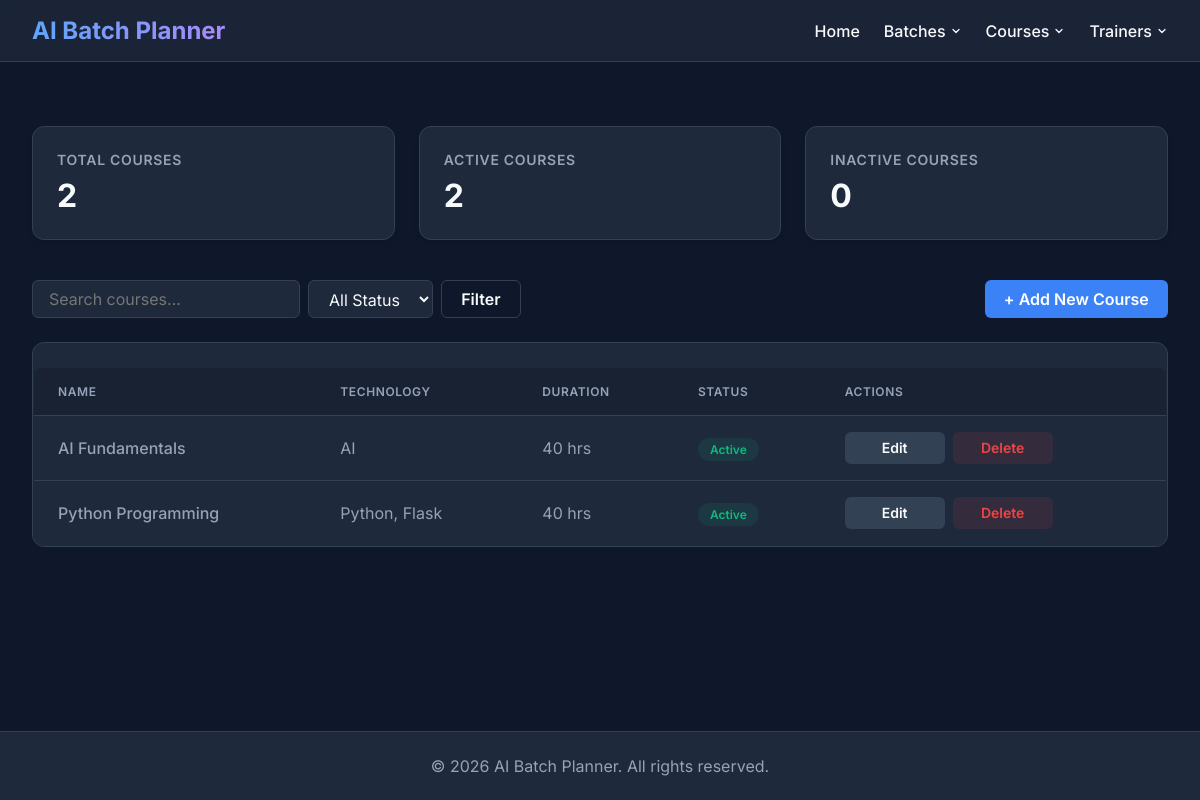
The app's page /courses/, older data.
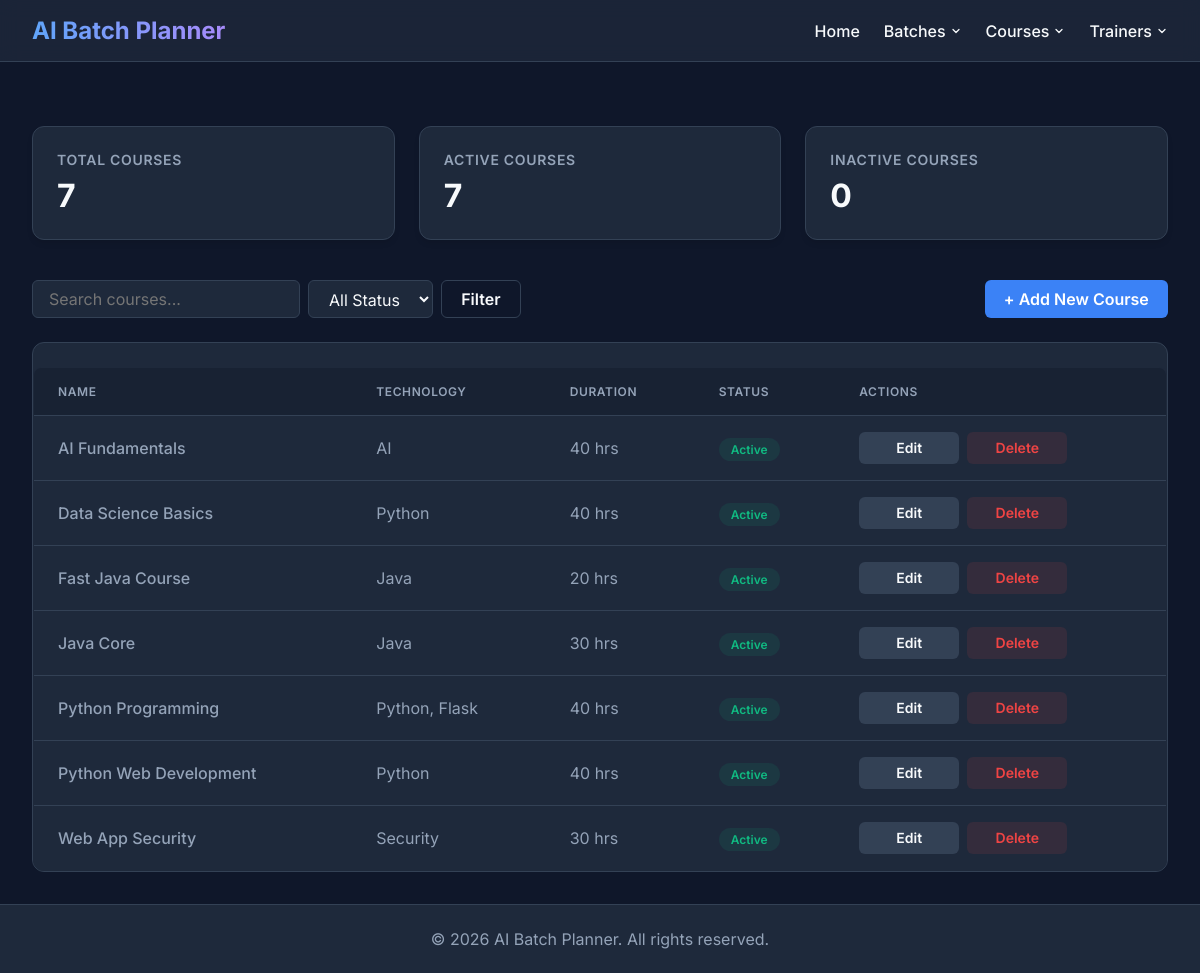
The same page, newer data.
### tables this page shows
CREATE TABLE Course (
    id INTEGER PRIMARY KEY AUTOINCREMENT,

    course_name TEXT NOT NULL UNIQUE,

    technology_stack TEXT NOT NULL,

    duration_hours INTEGER NOT NULL
        CHECK(duration_hours > 0),

    description TEXT,

    status TEXT NOT NULL DEFAULT 'Active'
        CHECK(status IN ('Active', 'Inactive')),

    created_at DATETIME NOT NULL DEFAULT CURRENT_TIMESTAMP,

    updated_at DATETIME NOT NULL DEFAULT CURRENT_TIMESTAMP,

    created_by TEXT,

    updated_by TEXT
);

### routes/course_routes.py (the view)
@course_bp.route('/')
def list_courses():
    keyword = request.args.get('keyword', '').strip()
    status = request.args.get('status', '').strip()
    if keyword or status:
        courses = course_service.filter_courses(status=status, keyword=keyword)
    else:
        courses = course_service.get_all_courses()
    stats = course_service.get_statistics()
    return render_template('courses.html', courses=courses, stats=stats)

### models/course.py (called while the page is built)
    def get_connection(self):
        conn = sqlite3.connect(DB_PATH)
        conn.row_factory = sqlite3.Row
        return conn

    def get_all_courses(self):
        conn = self.get_connection()
        rows = conn.execute("SELECT * FROM Course ORDER BY course_name ASC").fetchall()
        conn.close()
        return [dict(r) for r in rows]

    def get_statistics(self):
        conn=self.get_connection()
        cur=conn.cursor()
        stats={
            "total_courses":cur.execute("SELECT COUNT(*) FROM Course").fetchone()[0],
            "active_courses":cur.execute("SELECT COUNT(*) FROM Course WHERE status='Active'").fetchone()[0],
            "inactive_courses":cur.execute("SELECT COUNT(*) FROM Course WHERE status='Inactive'").fetchone()[0],
            "average_duration":cur.execute("SELECT AVG(duration_hours) FROM Course").fetchone()[0]
        }
        conn.close()
        return stats

### services/course_service.py (called while the page is built)
    def get_all_courses(self):
        return self.course_model.get_all_courses()

    def get_statistics(self):
        return self.course_model.get_statistics()

### templates/courses.html (shortened to what this page needs)
{% extends 'base.html' %}
{% block content %}
<div class="stats-grid">
    <div class="stat-card">
        <div class="stat-title">Total Courses</div>
        <div class="stat-value">{{ stats.total_courses }}</div>
    </div>
    <div class="stat-card">
        <div class="stat-title">Active Courses</div>
        <div class="stat-value">{{ stats.active_courses }}</div>
    </div>
    <div class="stat-card">
        <div class="stat-title">Inactive Courses</div>
        <div class="stat-value">{{ stats.inactive_courses }}</div>
    </div>
</div>
<div class="toolbar">
    <form class="search-form" action="{{ url_for('course_bp.list_courses') }}" method="GET">
        <input type="text" name="keyword" class="input-control" placeholder="Search courses..."
            value="{{ request.args.get('keyword', '') }}">
        <select name="status" class="input-control">
            <option value="">All Status</option>
        </select>
        <button type="submit" class="btn btn-outline">Filter</button>
    </form>
    <a href="{{ url_for('course_bp.create_course') }}" class="btn btn-primary">+ Add New Course</a>
</div>
<div class="table-container">
    <table class="data-table" id="coursesTable">
        <thead>
            <tr>
                <th>Name</th>
                <th>Technology</th>
                <th>Duration</th>
                <th>Status</th>
                <th>Actions</th>
            </tr>
        </thead>
        <tbody>
            {% for course in courses %}
            <tr class="course-row" data-status="{{ course.status }}">
                <td style="font-weight: 500; white-space: nowrap;">{{ course.course_name }}</td>
                <td>{{ course.technology_stack }}</td>
                <td>{{ course.duration_hours }} hrs</td>
                <td>
                    <span
                        class="status-badge {% if course.status == 'Active' %}status-active{% else %}status-inactive{% endif %}">
                        {{ course.status }}
                    </span>
                </td>
                <td>
                    <div class="actions-group">
                        <a href="{{ url_for('course_bp.edit_course', course_id=course.id) }}"
                            class="btn btn-secondary">Edit</a>
                        <form action="{{ url_for('course_bp.delete_course', course_id=course.id) }}" method="POST"
                            class="delete-form">
                            <button type="submit" class="btn btn-danger">Delete</button>
                        </form>
                    </div>
                </td>
            </tr>
            {% else %}
            <tr>
                <td colspan="5" style="text-align: center; color: var(--text-muted); padding: 3rem;">
                    No courses found. Try adjusting your search filters.
                </td>
            </tr>
            {% endfor %}
        </tbody>
    </table>
</div>
{% endblock %}

### templates/base.html (shortened to what this page needs)
<!DOCTYPE html>
<html lang="en">
<head>
</head>
<body>
    <nav class="navbar">
        <a href="/" class="navbar-brand">AI Batch Planner</a>
        <div class="navbar-nav">
            <a href="/">Home</a>
            <div class="dropdown">
                <button class="dropdown-btn">
                    Batches
                    <svg width="12" height="12" viewBox="0 0 24 24" fill="none" stroke="currentColor" stroke-width="2.5"
                        stroke-linecap="round" stroke-linejoin="round">
                        <path d="m6 9 6 6 6-6" />
                    </svg>
                </button>
            </div>
            <div class="dropdown">
                <button class="dropdown-btn">
                    Courses
                    <svg width="12" height="12" viewBox="0 0 24 24" fill="none" stroke="currentColor" stroke-width="2.5"
                        stroke-linecap="round" stroke-linejoin="round">
                        <path d="m6 9 6 6 6-6" />
                    </svg>
                </button>
            </div>
            <div class="dropdown">
                <button class="dropdown-btn">
                    Trainers
                    <svg width="12" height="12" viewBox="0 0 24 24" fill="none" stroke="currentColor" stroke-width="2.5"
                        stroke-linecap="round" stroke-linejoin="round">
                        <path d="m6 9 6 6 6-6" />
                    </svg>
                </button>
            </div>
        </div>
    </nav>
    <main class="container">
        {% block content %}{% endblock %}
    </main>
    <footer class="footer">
        &copy; 2026 AI Batch Planner. All rights reserved.
    </footer>
</body>
</html>

### templates/base.html (style rules this page uses)
:root { --bg-color: #0f172a; --surface-color: #1e293b; --surface-hover: #334155; --primary: #3b82f6; --primary-hover: #2563eb; --text-main: #f8fafc; --text-muted: #94a3b8; --danger: #ef4444; --success: #10b981; --border: #334155; }
body { margin: 0; font-family: 'Inter', sans-serif; background-color: var(--bg-color); color: var(--text-main); display: flex; flex-direction: column; min-height: 100vh; }
.navbar { background: rgba(30, 41, 59, 0.8); backdrop-filter: blur(10px); padding: 1rem 2rem; border-bottom: 1px solid var(--border); display: flex; justify-content: space-between; align-items: center; }
.navbar-brand { font-size: 1.5rem; font-weight: 700; color: #fff; text-decoration: none; background: linear-gradient(90deg, #60a5fa, #a78bfa); -webkit-background-clip: text; -webkit-text-fill-color: transparent; }
.navbar-nav { display: flex; align-items: center; }
.navbar-nav a, .navbar-nav .dropdown { margin-left: 1.5rem; }
.navbar-nav a { color: var(--text-main); text-decoration: none; font-weight: 500; transition: color 0.2s; line-height: 1; display: inline-flex; align-items: center; }
.dropdown { position: relative; display: flex; align-items: center; }
.dropdown-btn { color: var(--text-main); text-decoration: none; font-weight: 500; transition: color 0.2s; cursor: pointer; background: none; border: none; padding: 0; font-family: inherit; font-size: inherit; display: inline-flex; align-items: center; gap: 4px; margin: 0; line-height: 1; -webkit-appearance: none; appearance: none; }
.container { flex: 1; padding: 2rem; max-width: 1200px; margin: 0 auto; width: 100%; box-sizing: border-box; }
form { display: flex; flex-direction: column; gap: 12px; max-width: 500px; }
input, select, textarea { padding: 10px 14px; background-color: var(--surface-color); border: 1px solid var(--border); border-radius: 8px; color: var(--text-main); font-size: 1rem; transition: border-color 0.2s; }
button { padding: 10px 15px; background-color: var(--primary); color: white; border: none; border-radius: 8px; cursor: pointer; font-size: 1rem; font-weight: 600; transition: background-color 0.2s; margin-top: 10px; }
.btn { display: inline-flex !important; align-items: center !important; justify-content: center !important; box-sizing: border-box !important; vertical-align: middle !important; margin: 0 !important; }
.search-form { display: flex !important; align-items: center !important; gap: 0.5rem !important; }
.search-form .input-control, .search-form select, .search-form input, .search-form button, .search-form .btn { margin: 0 !important; box-sizing: border-box !important; vertical-align: middle !important; }
table { width: 100%; border-collapse: collapse; margin-top: 1.5rem; background-color: var(--surface-color); border-radius: 8px; overflow: hidden; border: 1px solid var(--border); }
th, td { text-align: left; padding: 14px; border-bottom: 1px solid var(--border); }
th { background-color: rgba(30, 41, 59, 0.5); color: var(--text-main); font-weight: 600; }
td { color: var(--text-muted); }
tr:last-child td { border-bottom: none; }
a { color: var(--primary); text-decoration: none; font-weight: 500; transition: color 0.2s; }
.footer { text-align: center; padding: 1.5rem; color: var(--text-muted); border-top: 1px solid var(--border); background: var(--surface-color); margin-top: auto; }

Row changes from the older to the newer data that the page shows:
added Course: course_name "Data Science Basics", technology_stack "Python", duration_hours "40", status "Active"
added Course: course_name "Fast Java Course", technology_stack "Java", duration_hours "20", status "Active"
added Course: course_name "Java Core", technology_stack "Java", duration_hours "30", status "Active"
added Course: course_name "Python Web Development", technology_stack "Python", duration_hours "40", status "Active"
added Course: course_name "Web App Security", technology_stack "Security", duration_hours "30", status "Active"
Text that changed along with them:
{{ stats.total_courses }}: "2" → "7"
{{ stats.active_courses }}: "2" → "7"
